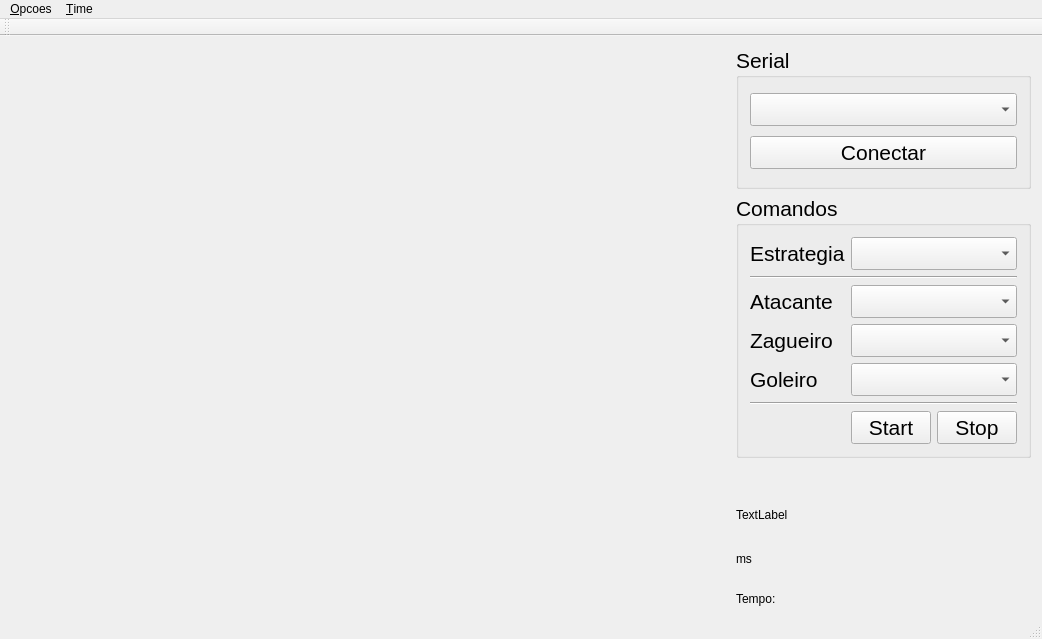
<?xml version="1.0" encoding="UTF-8"?>
<ui version="4.0">
 <class>MainWindow</class>
 <widget class="QMainWindow" name="MainWindow">
  <property name="geometry">
   <rect>
    <x>0</x>
    <y>0</y>
    <width>1042</width>
    <height>639</height>
   </rect>
  </property>
  <property name="windowTitle">
   <string>Vision System</string>
  </property>
  <property name="windowIcon">
   <iconset>
    <activeon>:/icone/imagens/oie_transparent.png</activeon>
   </iconset>
  </property>
  <widget class="QWidget" name="centralWidget">
   <layout class="QHBoxLayout" name="horizontalLayout_2">
    <item>
     <widget class="QLabel" name="janela">
      <property name="sizePolicy">
       <sizepolicy hsizetype="Expanding" vsizetype="Expanding">
        <horstretch>10</horstretch>
        <verstretch>0</verstretch>
       </sizepolicy>
      </property>
      <property name="text">
       <string/>
      </property>
      <property name="alignment">
       <set>Qt::AlignCenter</set>
      </property>
     </widget>
    </item>
    <item>
     <layout class="QVBoxLayout" name="verticalLayout">
      <item>
       <widget class="QGroupBox" name="groupBox_2">
        <property name="sizePolicy">
         <sizepolicy hsizetype="Expanding" vsizetype="Preferred">
          <horstretch>0</horstretch>
          <verstretch>0</verstretch>
         </sizepolicy>
        </property>
        <property name="font">
         <font>
          <pointsize>16</pointsize>
         </font>
        </property>
        <property name="title">
         <string>Serial</string>
        </property>
        <layout class="QVBoxLayout" name="verticalLayout_2">
         <item>
          <widget class="QComboBox" name="ListSerial"/>
         </item>
         <item>
          <widget class="QPushButton" name="ConectarSerial">
           <property name="text">
            <string>Conectar</string>
           </property>
          </widget>
         </item>
        </layout>
       </widget>
      </item>
      <item>
       <widget class="QGroupBox" name="groupBox">
        <property name="font">
         <font>
          <pointsize>16</pointsize>
         </font>
        </property>
        <property name="title">
         <string>Comandos</string>
        </property>
        <layout class="QGridLayout" name="gridLayout_2">
         <item row="0" column="0">
          <widget class="QLabel" name="label">
           <property name="text">
            <string>Estrategia</string>
           </property>
          </widget>
         </item>
         <item row="0" column="1" colspan="2">
          <widget class="QComboBox" name="comboBox"/>
         </item>
         <item row="1" column="0" colspan="3">
          <widget class="Line" name="line">
           <property name="orientation">
            <enum>Qt::Horizontal</enum>
           </property>
          </widget>
         </item>
         <item row="2" column="0">
          <widget class="QLabel" name="label_2">
           <property name="text">
            <string>Atacante</string>
           </property>
          </widget>
         </item>
         <item row="2" column="1" colspan="2">
          <widget class="QComboBox" name="combo_atacante"/>
         </item>
         <item row="3" column="0">
          <widget class="QLabel" name="label_3">
           <property name="text">
            <string>Zagueiro</string>
           </property>
          </widget>
         </item>
         <item row="3" column="1" colspan="2">
          <widget class="QComboBox" name="combo_zagueiro"/>
         </item>
         <item row="4" column="0">
          <widget class="QLabel" name="label_4">
           <property name="text">
            <string>Goleiro</string>
           </property>
          </widget>
         </item>
         <item row="4" column="1" colspan="2">
          <widget class="QComboBox" name="combo_goleiro"/>
         </item>
         <item row="5" column="0" colspan="3">
          <widget class="Line" name="line_2">
           <property name="orientation">
            <enum>Qt::Horizontal</enum>
           </property>
          </widget>
         </item>
         <item row="6" column="1">
          <widget class="QPushButton" name="pushButton">
           <property name="text">
            <string>Start</string>
           </property>
          </widget>
         </item>
         <item row="6" column="2">
          <widget class="QPushButton" name="pushButton_2">
           <property name="text">
            <string>Stop</string>
           </property>
          </widget>
         </item>
        </layout>
       </widget>
      </item>
      <item>
       <layout class="QVBoxLayout" name="verticalLayout_3">
        <item>
         <spacer name="horizontalSpacer">
          <property name="orientation">
           <enum>Qt::Horizontal</enum>
          </property>
          <property name="sizeType">
           <enum>QSizePolicy::Maximum</enum>
          </property>
          <property name="sizeHint" stdset="0">
           <size>
            <width>280</width>
            <height>20</height>
           </size>
          </property>
         </spacer>
        </item>
        <item>
         <widget class="QLabel" name="label_5">
          <property name="text">
           <string>TextLabel</string>
          </property>
         </widget>
        </item>
        <item>
         <widget class="QLabel" name="Tempoms">
          <property name="sizePolicy">
           <sizepolicy hsizetype="Preferred" vsizetype="Fixed">
            <horstretch>0</horstretch>
            <verstretch>0</verstretch>
           </sizepolicy>
          </property>
          <property name="text">
           <string>ms</string>
          </property>
         </widget>
        </item>
        <item>
         <widget class="QLabel" name="milesegundos">
          <property name="sizePolicy">
           <sizepolicy hsizetype="Preferred" vsizetype="Fixed">
            <horstretch>0</horstretch>
            <verstretch>0</verstretch>
           </sizepolicy>
          </property>
          <property name="maximumSize">
           <size>
            <width>45</width>
            <height>16777215</height>
           </size>
          </property>
          <property name="text">
           <string/>
          </property>
         </widget>
        </item>
        <item>
         <widget class="QLabel" name="Tempo">
          <property name="sizePolicy">
           <sizepolicy hsizetype="Preferred" vsizetype="Fixed">
            <horstretch>0</horstretch>
            <verstretch>0</verstretch>
           </sizepolicy>
          </property>
          <property name="maximumSize">
           <size>
            <width>40</width>
            <height>16777215</height>
           </size>
          </property>
          <property name="text">
           <string>Tempo:</string>
          </property>
         </widget>
        </item>
       </layout>
      </item>
     </layout>
    </item>
   </layout>
  </widget>
  <widget class="QMenuBar" name="menuBar">
   <property name="geometry">
    <rect>
     <x>0</x>
     <y>0</y>
     <width>1042</width>
     <height>21</height>
    </rect>
   </property>
   <widget class="QMenu" name="menu_Classificadores">
    <property name="title">
     <string>&amp;Opcoes</string>
    </property>
    <addaction name="actionAbrir_Settings"/>
    <addaction name="actionKmeans"/>
   </widget>
   <widget class="QMenu" name="menuTime">
    <property name="title">
     <string>&amp;Time</string>
    </property>
    <addaction name="select_azul"/>
    <addaction name="select_amarelo"/>
   </widget>
   <addaction name="menu_Classificadores"/>
   <addaction name="menuTime"/>
  </widget>
  <widget class="QToolBar" name="mainToolBar">
   <attribute name="toolBarArea">
    <enum>TopToolBarArea</enum>
   </attribute>
   <attribute name="toolBarBreak">
    <bool>false</bool>
   </attribute>
  </widget>
  <widget class="QStatusBar" name="statusBar"/>
  <action name="actionKmeans">
   <property name="checkable">
    <bool>false</bool>
   </property>
   <property name="checked">
    <bool>false</bool>
   </property>
   <property name="text">
    <string>Constantes</string>
   </property>
  </action>
  <action name="actionFind_Contours">
   <property name="checkable">
    <bool>false</bool>
   </property>
   <property name="text">
    <string>Find Contours</string>
   </property>
  </action>
  <action name="actionComandos">
   <property name="text">
    <string>Comandos</string>
   </property>
  </action>
  <action name="actionAzul">
   <property name="checkable">
    <bool>true</bool>
   </property>
   <property name="checked">
    <bool>true</bool>
   </property>
   <property name="text">
    <string>Azul</string>
   </property>
  </action>
  <action name="actionAmarelo">
   <property name="checkable">
    <bool>true</bool>
   </property>
   <property name="text">
    <string>Amarelo</string>
   </property>
  </action>
  <action name="select_azul">
   <property name="checkable">
    <bool>true</bool>
   </property>
   <property name="checked">
    <bool>false</bool>
   </property>
   <property name="text">
    <string>Azul</string>
   </property>
   <property name="autoRepeat">
    <bool>true</bool>
   </property>
  </action>
  <action name="select_amarelo">
   <property name="checkable">
    <bool>true</bool>
   </property>
   <property name="checked">
    <bool>true</bool>
   </property>
   <property name="text">
    <string>Amarelo</string>
   </property>
  </action>
  <action name="actionAbrir_Settings">
   <property name="text">
    <string>Abrir Settings</string>
   </property>
  </action>
 </widget>
 <layoutdefault spacing="6" margin="11"/>
 <resources/>
 <connections/>
</ui>
